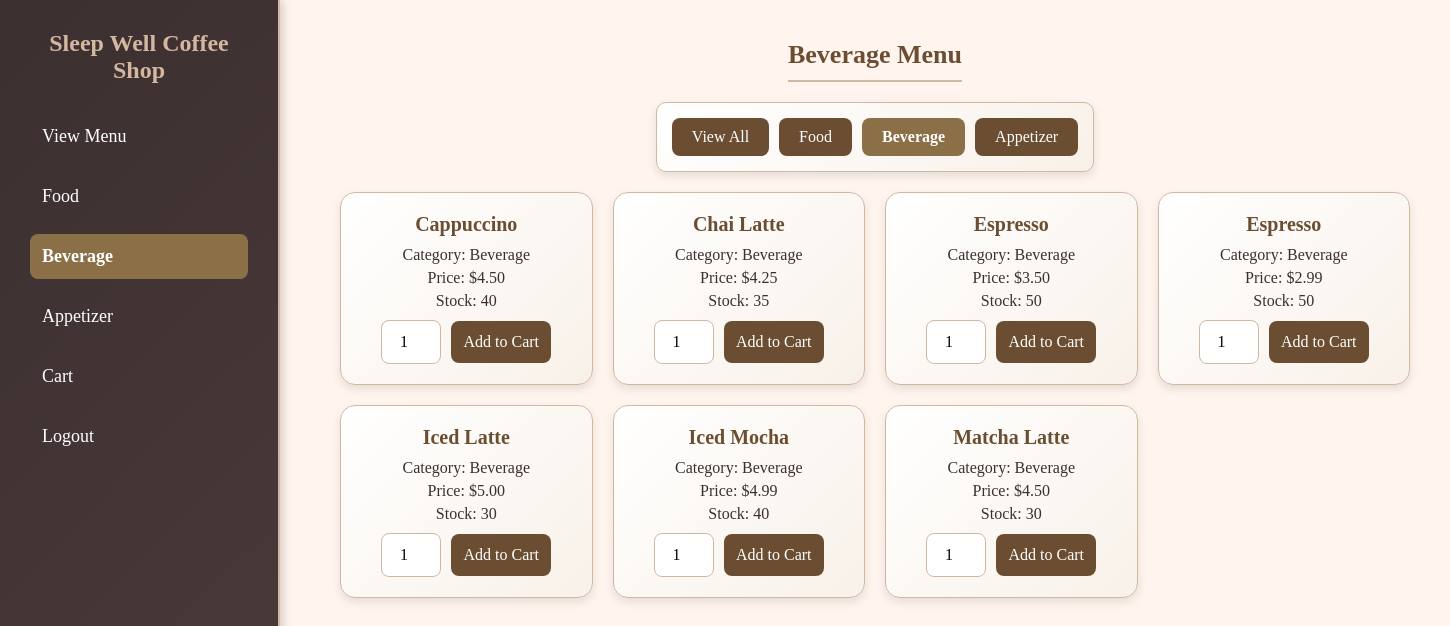
The page /php/beverage.php (signed in) on the database its author committed.
### tables this page shows
CREATE TABLE `menu_items` (
  `id` int(11) NOT NULL,
  `name` varchar(100) NOT NULL,
  `category` enum('food','beverage','appetizer') NOT NULL,
  `price` decimal(10,2) NOT NULL,
  `stock` int(11) NOT NULL
);

### php/beverage.php (the view, shortened to what this page needs)
<?php
include 'config.php';
?>
<!DOCTYPE html>
<html lang="en">
<head>
</head>
<body>
    <div class="dashboard">
        <div class="sidebar">
            <h2>Sleep Well Coffee Shop</h2>
            <ul>
                <li><a href="/sleepwell_coffeeshop/php/user_dashboard.php" class="nav-link">View Menu</a></li>
                <li><a href="/sleepwell_coffeeshop/php/food.php" class="nav-link">Food</a></li>
                <li><a href="/sleepwell_coffeeshop/php/beverage.php" class="nav-link active">Beverage</a></li>
                <li><a href="/sleepwell_coffeeshop/php/appetizer.php" class="nav-link">Appetizer</a></li>
                <li><a href="/sleepwell_coffeeshop/php/cart.php" class="nav-link">Cart</a></li>
                <li><a href="/sleepwell_coffeeshop/php/logout.php">Logout</a></li>
            </ul>
        </div>
        <div class="content">
            <h2>Beverage Menu</h2>
            <div class="category-filter">
                <a href="/sleepwell_coffeeshop/php/user_dashboard.php">View All</a>
                <a href="/sleepwell_coffeeshop/php/food.php">Food</a>
                <a href="/sleepwell_coffeeshop/php/beverage.php" class="active">Beverage</a>
                <a href="/sleepwell_coffeeshop/php/appetizer.php">Appetizer</a>
            </div>
            <div class="menu-grid" id="menu-grid">
                <?php
                $result = $conn->query("SELECT * FROM menu_items WHERE category = 'beverage' ORDER BY name") or die("Query failed: " . $conn->error);
                if ($result->num_rows == 0) {
                    echo "<p class='no-items'>No items available</p>";
                } else {
                    while ($item = $result->fetch_assoc()) {
                        echo "<div class='menu-item' data-category='beverage'>";
                        echo "<h3>" . htmlspecialchars($item['name']) . "</h3>";
                        echo "<p>Category: Beverage</p>";
                        echo "<p>Price: $" . number_format($item['price'], 2) . "</p>";
                        echo "<p>Stock: " . ($item['stock'] > 0 ? htmlspecialchars($item['stock']) : 'Out of Stock') . "</p>";
                        echo "<div class='order-controls'>";
                        echo "<input type='number' id='quantity-{$item['id']}' min='1' max='{$item['stock']}' value='1' " . ($item['stock'] > 0 ? '' : 'disabled') . ">";
                        echo "<button onclick='addToCart({id: {$item['id']}, name: \"" . htmlspecialchars($item['name'], ENT_QUOTES) . "\", price: {$item['price']}, quantity: parseInt(document.getElementById(\"quantity-{$item['id']}\").value)})' " . ($item['stock'] > 0 ? '' : 'disabled') . ">Add to Cart</button>";
                        echo "</div>";
                        echo "</div>";
                    }
                }
                ?>
            </div>
        </div>
    </div>
</body>
</html>

### php/beverage.php (style rules this page uses)
* { margin: 0; padding: 0; box-sizing: border-box; }
body { font-family: 'Georgia', serif; background: #fff5ee; color: #3c2f2f; min-height: 100vh; background-image: linear-gradient(rgba(255, 245, 238, 0.9), rgba(255, 245, 238, 0.9)), url('https://images.unsplash.com/photo-1512568400610-62da28bc8a13?ixlib=rb-4.0.3&auto=format&fit=crop&w=1350&q=80'); background-size: cover; background-position: center; background-attachment: fixed; }
.dashboard { display: flex; min-height: 100vh; }
.sidebar { width: 280px; background: linear-gradient(135deg, #3c2f2f, #4a3b3b); color: white; padding: 30px; position: fixed; height: 100%; overflow-y: auto; box-shadow: 2px 0 10px rgba(0, 0, 0, 0.2); border-right: 2px solid #d3b7a0; animation: fadeIn 1s ease-in-out; }
.sidebar h2 { color: #d3b7a0; margin-bottom: 30px; font-size: 24px; text-align: center; font-weight: bold; }
.sidebar ul { list-style: none; padding: 0; }
.sidebar ul li { margin: 15px 0; }
.sidebar ul li a { color: white; text-decoration: none; display: block; padding: 12px; border-radius: 8px; font-size: 18px; transition: background 0.3s, padding-left 0.3s, transform 0.2s; }
.sidebar ul li a.active { background: #8b6f47; font-weight: bold; }
.content { margin-left: 300px; padding: 40px; flex-grow: 1; display: flex; flex-direction: column; align-items: center; min-height: 100vh; }
.content h2 { color: #6b4e31; font-size: 26px; margin-bottom: 20px; border-bottom: 2px solid #d3b7a0; padding-bottom: 10px; text-align: center; }
.category-filter { display: flex; gap: 10px; margin-bottom: 20px; flex-wrap: wrap; justify-content: center; background: linear-gradient(135deg, #ffffff, #f8f1e9); padding: 15px; border-radius: 10px; box-shadow: 0 4px 10px rgba(0, 0, 0, 0.1); border: 1px solid #d3b7a0; }
.category-filter a { background: #6b4e31; color: white; padding: 10px 20px; border: none; border-radius: 8px; font-size: 16px; text-decoration: none; font-family: 'Georgia', serif; transition: background 0.3s, transform 0.2s, box-shadow 0.3s; }
.category-filter a.active { background: #8b6f47; font-weight: bold; }
.menu-grid { width: 100%; max-width: 1200px; display: grid; grid-template-columns: repeat(auto-fit, minmax(250px, 1fr)); gap: 20px; }
.menu-item { background: linear-gradient(135deg, #ffffff, #f8f1e9); padding: 20px; border-radius: 15px; box-shadow: 0 4px 10px rgba(0, 0, 0, 0.1); text-align: center; transition: transform 0.3s ease, box-shadow 0.3s; border: 1px solid #d3b7a0; animation: fadeIn 1s ease-in-out; }
.menu-item h3 { color: #6b4e31; font-size: 20px; margin-bottom: 10px; }
.menu-item p { margin: 5px 0; color: #3c2f2f; }
.menu-item .order-controls { display: flex; gap: 10px; justify-content: center; align-items: center; margin-top: 10px; }
.menu-item input[type="number"] { width: 60px; padding: 12px; border: 1px solid #d3b7a0; border-radius: 8px; font-size: 16px; font-family: 'Georgia', serif; background: #fff; text-align: center; transition: border-color 0.3s, box-shadow 0.3s; }
.menu-item button { padding: 12px; background: #6b4e31; color: white; border: none; border-radius: 8px; cursor: pointer; font-size: 16px; font-family: 'Georgia', serif; transition: background 0.3s, transform 0.2s, box-shadow 0.3s; }

### rows shown on the page
menu_items: name "Cappuccino", price "4.50", stock "40", stock "1"
menu_items: name "Chai Latte", price "4.25", stock "35", stock "1"
menu_items: name "Espresso", price "3.50", stock "50", stock "1"
menu_items: name "Espresso", price "2.99", stock "50", stock "1"
menu_items: name "Iced Latte", price "5.00", stock "30", stock "1"
menu_items: name "Iced Mocha", price "4.99", stock "40", stock "1"
menu_items: name "Matcha Latte", price "4.50", stock "30", stock "1"
